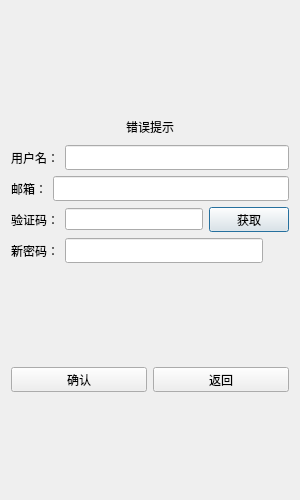
<?xml version="1.0" encoding="UTF-8"?>
<ui version="4.0">
 <class>ResetDialog</class>
 <widget class="QDialog" name="ResetDialog">
  <property name="geometry">
   <rect>
    <x>0</x>
    <y>0</y>
    <width>300</width>
    <height>500</height>
   </rect>
  </property>
  <property name="minimumSize">
   <size>
    <width>300</width>
    <height>500</height>
   </size>
  </property>
  <property name="maximumSize">
   <size>
    <width>300</width>
    <height>500</height>
   </size>
  </property>
  <property name="windowTitle">
   <string>Dialog</string>
  </property>
  <layout class="QVBoxLayout" name="verticalLayout">
   <item>
    <spacer name="verticalSpacer_3">
     <property name="orientation">
      <enum>Qt::Orientation::Vertical</enum>
     </property>
     <property name="sizeHint" stdset="0">
      <size>
       <width>20</width>
       <height>40</height>
      </size>
     </property>
    </spacer>
   </item>
   <item>
    <widget class="QWidget" name="widget" native="true"/>
   </item>
   <item>
    <widget class="QLabel" name="ErrorLabel">
     <property name="minimumSize">
      <size>
       <width>0</width>
       <height>25</height>
      </size>
     </property>
     <property name="maximumSize">
      <size>
       <width>16777215</width>
       <height>25</height>
      </size>
     </property>
     <property name="text">
      <string>错误提示</string>
     </property>
     <property name="alignment">
      <set>Qt::AlignmentFlag::AlignCenter</set>
     </property>
    </widget>
   </item>
   <item>
    <layout class="QHBoxLayout" name="horizontalLayout">
     <item>
      <widget class="QLabel" name="UserLabel">
       <property name="minimumSize">
        <size>
         <width>0</width>
         <height>25</height>
        </size>
       </property>
       <property name="maximumSize">
        <size>
         <width>16777215</width>
         <height>25</height>
        </size>
       </property>
       <property name="text">
        <string>用户名：</string>
       </property>
      </widget>
     </item>
     <item>
      <widget class="QLineEdit" name="UserEdit">
       <property name="minimumSize">
        <size>
         <width>0</width>
         <height>25</height>
        </size>
       </property>
       <property name="maximumSize">
        <size>
         <width>16777215</width>
         <height>25</height>
        </size>
       </property>
      </widget>
     </item>
    </layout>
   </item>
   <item>
    <layout class="QHBoxLayout" name="horizontalLayout_2">
     <item>
      <widget class="QLabel" name="EmailLabel">
       <property name="minimumSize">
        <size>
         <width>0</width>
         <height>25</height>
        </size>
       </property>
       <property name="maximumSize">
        <size>
         <width>16777215</width>
         <height>25</height>
        </size>
       </property>
       <property name="text">
        <string>邮箱：</string>
       </property>
      </widget>
     </item>
     <item>
      <widget class="QLineEdit" name="EmailEdit">
       <property name="minimumSize">
        <size>
         <width>0</width>
         <height>25</height>
        </size>
       </property>
       <property name="maximumSize">
        <size>
         <width>16777215</width>
         <height>25</height>
        </size>
       </property>
      </widget>
     </item>
    </layout>
   </item>
   <item>
    <layout class="QHBoxLayout" name="horizontalLayout_3">
     <item>
      <widget class="QLabel" name="VarifyLabel">
       <property name="minimumSize">
        <size>
         <width>0</width>
         <height>25</height>
        </size>
       </property>
       <property name="maximumSize">
        <size>
         <width>16777215</width>
         <height>25</height>
        </size>
       </property>
       <property name="text">
        <string>验证码：</string>
       </property>
      </widget>
     </item>
     <item>
      <widget class="QLineEdit" name="VarifyEdit"/>
     </item>
     <item>
      <widget class="QPushButton" name="VarifyBtn">
       <property name="minimumSize">
        <size>
         <width>0</width>
         <height>25</height>
        </size>
       </property>
       <property name="maximumSize">
        <size>
         <width>16777215</width>
         <height>25</height>
        </size>
       </property>
       <property name="text">
        <string>获取</string>
       </property>
      </widget>
     </item>
    </layout>
   </item>
   <item>
    <layout class="QHBoxLayout" name="horizontalLayout_4">
     <item>
      <widget class="QLabel" name="PassLabel">
       <property name="minimumSize">
        <size>
         <width>0</width>
         <height>25</height>
        </size>
       </property>
       <property name="maximumSize">
        <size>
         <width>16777215</width>
         <height>25</height>
        </size>
       </property>
       <property name="text">
        <string>新密码：</string>
       </property>
      </widget>
     </item>
     <item>
      <widget class="QLineEdit" name="PassEdit">
       <property name="minimumSize">
        <size>
         <width>0</width>
         <height>25</height>
        </size>
       </property>
       <property name="maximumSize">
        <size>
         <width>16777215</width>
         <height>25</height>
        </size>
       </property>
      </widget>
     </item>
     <item>
      <widget class="ClickedLabel" name="newpass_visible">
       <property name="minimumSize">
        <size>
         <width>20</width>
         <height>20</height>
        </size>
       </property>
       <property name="maximumSize">
        <size>
         <width>20</width>
         <height>20</height>
        </size>
       </property>
       <property name="text">
        <string/>
       </property>
      </widget>
     </item>
    </layout>
   </item>
   <item>
    <spacer name="verticalSpacer">
     <property name="orientation">
      <enum>Qt::Orientation::Vertical</enum>
     </property>
     <property name="sizeHint" stdset="0">
      <size>
       <width>20</width>
       <height>40</height>
      </size>
     </property>
    </spacer>
   </item>
   <item>
    <layout class="QHBoxLayout" name="horizontalLayout_5">
     <item>
      <widget class="QPushButton" name="ConfirmBtn">
       <property name="minimumSize">
        <size>
         <width>0</width>
         <height>25</height>
        </size>
       </property>
       <property name="maximumSize">
        <size>
         <width>16777215</width>
         <height>25</height>
        </size>
       </property>
       <property name="text">
        <string>确认</string>
       </property>
      </widget>
     </item>
     <item>
      <widget class="QPushButton" name="CancelBtn">
       <property name="minimumSize">
        <size>
         <width>0</width>
         <height>25</height>
        </size>
       </property>
       <property name="maximumSize">
        <size>
         <width>16777215</width>
         <height>25</height>
        </size>
       </property>
       <property name="text">
        <string>返回</string>
       </property>
      </widget>
     </item>
    </layout>
   </item>
   <item>
    <spacer name="verticalSpacer_2">
     <property name="orientation">
      <enum>Qt::Orientation::Vertical</enum>
     </property>
     <property name="sizeHint" stdset="0">
      <size>
       <width>20</width>
       <height>40</height>
      </size>
     </property>
    </spacer>
   </item>
  </layout>
 </widget>
 <customwidgets>
  <customwidget>
   <class>ClickedLabel</class>
   <extends>QLabel</extends>
   <header>clickedlabel.h</header>
  </customwidget>
 </customwidgets>
 <resources/>
 <connections/>
</ui>
